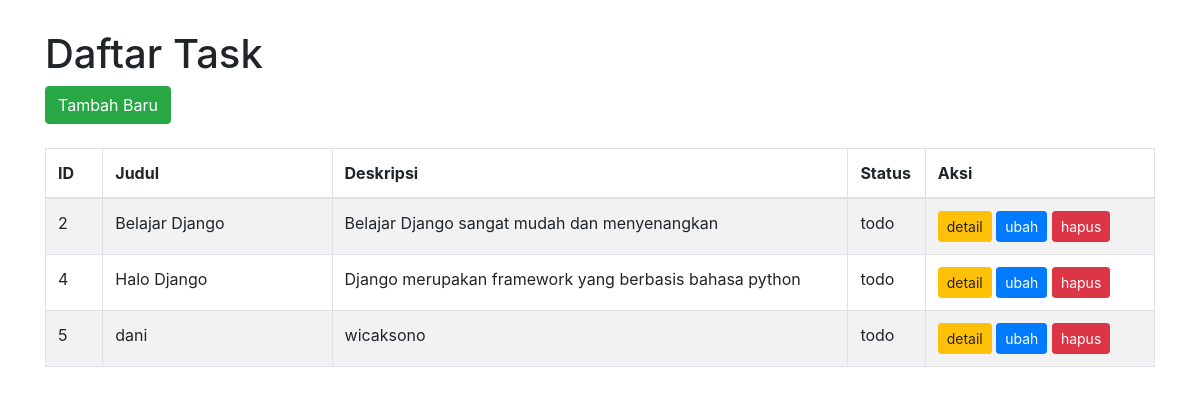
/todo/, run on the app's committed database.
### todo/models.py (models this page shows)
class Task(models.Model):
    class TaskStatus(models.TextChoices):
        TODO = 'todo', _('Todo')
        IN_PROGRESS = 'in_progress', _('In Progress')
        CLOSED = 'closed', _('Closed')
    title = models.CharField(max_length=100)
    description = models.TextField()
    status = models.CharField(
        max_length=20,
        choices=TaskStatus.choices,
        default=TaskStatus.TODO
    )
    created_at = models.DateTimeField(auto_now_add=True)
    updated_at = models.DateTimeField(auto_now=True)
    class Meta:
        db_table = 'tasks'

### todo/views.py (the view)
# urls.py: path('', index_view, name='index'),
def index_view(request):
    tasks = Task.objects.all()
    context = {
        'tasks': tasks
    }
    return render(request, 'todo/index.html', context)

### todo/templates/todo/index.html (shortened to what this page needs)
<!doctype html>
<html lang="en">
  <head>
    <link rel="stylesheet" href="https://maxcdn.bootstrapcdn.com/bootstrap/4.0.0/css/bootstrap.min.css">
  </head>
  <body>
    <div class="container">
      <h1>Daftar Task</h1>
        <div>
        <a href="{% url 'todo:create'  %}" class="btn btn-success">Tambah Baru</a>
        </div>
      <br>
      <table class="table table-bordered table-striped">
          <thead>
              <tr>
                  <th width="5%">ID</th>
                  <th width="20%">Judul</th>
                  <th width="45%">Deskripsi</th>
                  <th width="5%">Status</th>
                  <th width="20%">Aksi</th>
              </tr>
          </thead>
          <tbody>
            {% if tasks %}
              {% for task in tasks %}
              <tr>
                  <td>{{ task.id }}</td>
                  <td>{{ task.title }}</td>
                  <td>{{ task.description }}</td>
                  <td>{{ task.status }}</td>
                  <td>
                      <a href="{% url 'todo:detail' task.id %}" class="btn btn-warning btn-sm">detail</a>
                      <a href="{% url 'todo:detail' task.id %}" class="btn btn-primary btn-sm">ubah</a>
                      <a href="{% url 'todo:delete' task.id %}" class="btn btn-danger btn-sm" onclick="return confirm('Apakah yakin akan menghapus task ini?')">hapus</a>
                  </td>
              </tr>
              {% endfor %}
            {% else %}
              <tr>
                <td colspan="5">Data tidak ditemukan.</td>
              </tr>
            {% endif %}
          </tbody>
      </table>
  </div>
  </body>
</html>

### todo/templates/todo/index.html (style rules this page uses)
body { margin-top: 30px; }

### data on the page
Task: id "2", title "Belajar Django", description "Belajar Django sangat mudah dan menyenangkan", status "todo"
Task: id "4", title "Halo Django", description "Django merupakan framework yang berbasis bahasa python", status "todo"
Task: id "5", title "dani", description "wicaksono", status "todo"
